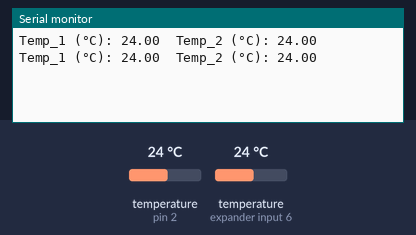
Simulated run of this sketch. Board: Arduino Mega 2560, built with avr-gcc and run on an emulated ATmega2560. Parts: the last lines printed to the serial monitor. The inputs (shaded band) are chosen by the test bench; at power-on: temperature (sensors on pin 2, expander input 6) 24 °C.

Above: at 2.3 s.
2.4 s: temperature (sensor on pin 2) set to 12 °C
At 2.4 s:
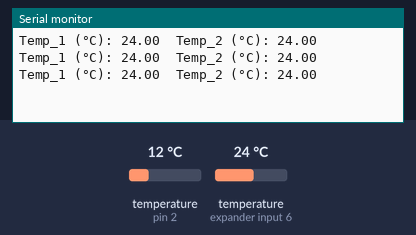
3.9 s: temperature (sensor on expander input 6) set to 12 °C
At 4.5 s:
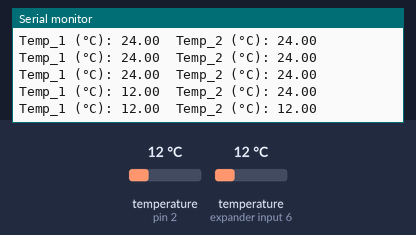
5.4 s: temperature (sensor on pin 2) set to 19 °C
At 6.1 s:
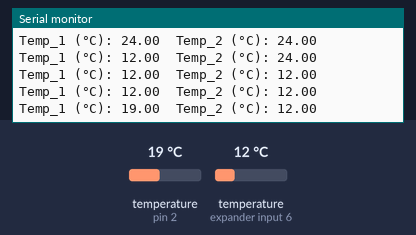
6.9 s: temperature (sensor on expander input 6) set to 19 °C
At 7.6 s:
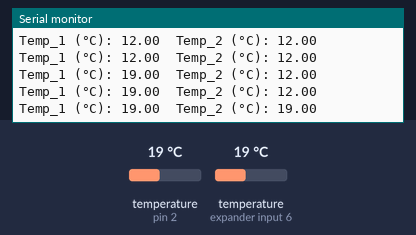
Timing chart, 0 to 9.4 s (numbered marks = the images above; inputs shaded):
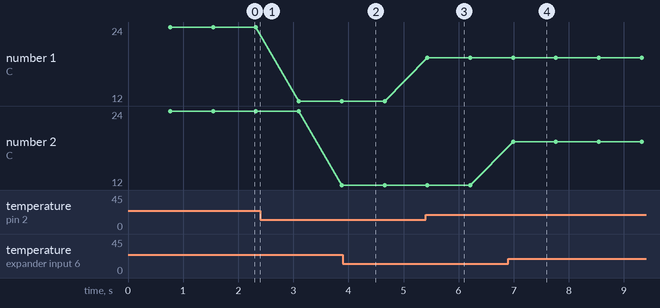

The sketch:

DS18B20_one_wire.ino
```cpp
// Two DS18B20 sensors are connected to one digital
// pin using one 4.7k pull-up resistor. Particularly,
// each sensor has a unique 64-bit address (to get it,
// see DS18B20_get_address) that enables to use 1-Wire
// communication bus system or protocol designed by
// Dallas Semiconductors. This code is used in the
// main Controllino program: "all_together.ino".

#include <Controllino.h>
#include <OneWire.h>
#include <DallasTemperature.h>

// Data wire is plugged into port 2 on the Arduino
#define ONE_WIRE_BUS 2

// Setup a oneWire instance to communicate with any OneWire devices
OneWire oneWire(ONE_WIRE_BUS);

// Pass our oneWire reference to Dallas Temperature.
DallasTemperature sensors(&oneWire);

// Addresses of two DS18B20s
uint8_t sensor1[8] = { 0x28, 0x7F, 0x17, 0xAC, 0x13, 0x19, 0x01, 0x9A };
uint8_t sensor2[8] = { 0x28, 0xFF, 0xC8, 0xC2, 0xC1, 0x16, 0x04, 0xB5 };

void setup(void){
  Serial.begin(9600);
  sensors.begin();
}

void loop(void){
  sensors.requestTemperatures();

  Serial.print("Temp_1 (°C): ");
  printTemperature(sensor1);

  Serial.print("Temp_2 (°C): ");
  printTemperature(sensor2);

  Serial.println();
}

void printTemperature(DeviceAddress deviceAddress){
  float tempC = sensors.getTempC(deviceAddress);
  Serial.print(tempC);
  Serial.print("\t");
}

// REFERENCES:
// 1. Original code: https://lastminuteengineers.com/multiple-ds18b20-arduino-tutorial/
// 2. Datasheet: https://datasheets.maximintegrated.com/en/ds/DS18B20.pdf
```

Measured:
- after the input at 5.4 s, the serial monitor: prints a new line at once (image 3)
- after the input at 6.9 s, the serial monitor: prints a new line after 0.09 s (image 4)
- plotted number 1: 24 → 12 after the input at 2.4 s, 12 → 19 after the input at 5.4 s
- plotted number 2: 24 → 12 after the input at 2.4 s
